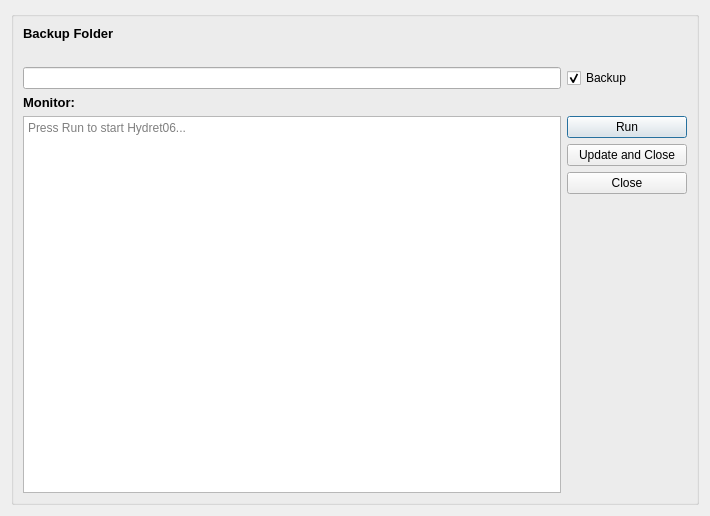
<?xml version="1.0" encoding="UTF-8"?>
<ui version="4.0">
 <class>runDialog</class>
 <widget class="QDialog" name="runDialog">
  <property name="geometry">
   <rect>
    <x>0</x>
    <y>0</y>
    <width>710</width>
    <height>516</height>
   </rect>
  </property>
  <property name="font">
   <font>
    <family>Segoe UI</family>
   </font>
  </property>
  <property name="windowTitle">
   <string>Run Hydret06</string>
  </property>
  <layout class="QVBoxLayout" name="verticalLayout">
   <item>
    <widget class="QGroupBox" name="groupBox">
     <property name="title">
      <string/>
     </property>
     <layout class="QGridLayout" name="gridLayout_2">
      <item row="2" column="0">
       <widget class="QLineEdit" name="dataname"/>
      </item>
      <item row="3" column="0">
       <widget class="QLabel" name="label">
        <property name="maximumSize">
         <size>
          <width>80</width>
          <height>16777215</height>
         </size>
        </property>
        <property name="font">
         <font>
          <family>Segoe UI</family>
          <pointsize>10</pointsize>
          <weight>75</weight>
          <bold>true</bold>
         </font>
        </property>
        <property name="text">
         <string>Monitor:</string>
        </property>
       </widget>
      </item>
      <item row="4" column="1">
       <widget class="QPushButton" name="runbut">
        <property name="text">
         <string>Run</string>
        </property>
       </widget>
      </item>
      <item row="6" column="1">
       <widget class="QPushButton" name="cancel">
        <property name="text">
         <string>Close</string>
        </property>
       </widget>
      </item>
      <item row="5" column="1">
       <widget class="QPushButton" name="ok">
        <property name="text">
         <string>Update and Close</string>
        </property>
       </widget>
      </item>
      <item row="2" column="1">
       <widget class="QCheckBox" name="overwrite">
        <property name="maximumSize">
         <size>
          <width>70</width>
          <height>16777215</height>
         </size>
        </property>
        <property name="text">
         <string>Backup</string>
        </property>
        <property name="checked">
         <bool>true</bool>
        </property>
       </widget>
      </item>
      <item row="7" column="1">
       <spacer name="verticalSpacer">
        <property name="orientation">
         <enum>Qt::Vertical</enum>
        </property>
        <property name="sizeHint" stdset="0">
         <size>
          <width>20</width>
          <height>40</height>
         </size>
        </property>
       </spacer>
      </item>
      <item row="1" column="0">
       <widget class="QLabel" name="p_name">
        <property name="maximumSize">
         <size>
          <width>16777215</width>
          <height>15</height>
         </size>
        </property>
        <property name="text">
         <string/>
        </property>
       </widget>
      </item>
      <item row="0" column="0">
       <widget class="QLabel" name="label_2">
        <property name="maximumSize">
         <size>
          <width>90</width>
          <height>16777215</height>
         </size>
        </property>
        <property name="font">
         <font>
          <pointsize>10</pointsize>
          <weight>75</weight>
          <bold>true</bold>
         </font>
        </property>
        <property name="text">
         <string>Backup Folder:</string>
        </property>
       </widget>
      </item>
      <item row="8" column="1">
       <widget class="QLabel" name="movie">
        <property name="minimumSize">
         <size>
          <width>120</width>
          <height>120</height>
         </size>
        </property>
        <property name="maximumSize">
         <size>
          <width>120</width>
          <height>120</height>
         </size>
        </property>
        <property name="text">
         <string/>
        </property>
       </widget>
      </item>
      <item row="4" column="0" rowspan="5">
       <widget class="QPlainTextEdit" name="plainTextEdit">
        <property name="placeholderText">
         <string>Press Run to start Hydret06...</string>
        </property>
       </widget>
      </item>
     </layout>
    </widget>
   </item>
  </layout>
 </widget>
 <resources/>
 <connections/>
</ui>
